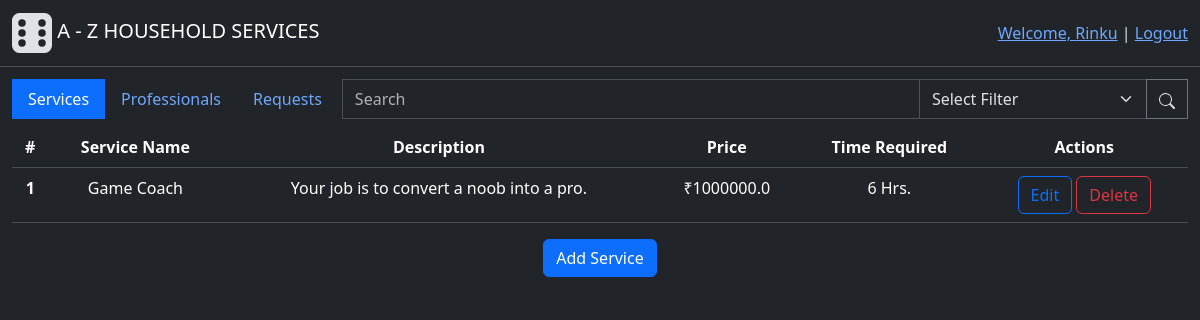
The app's page /admin (signed in), older data.
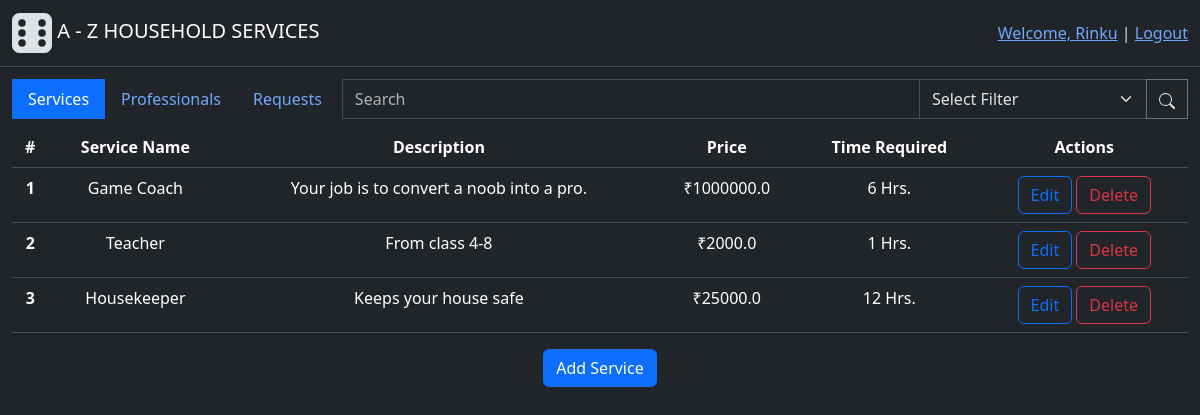
The same page, newer data.
### backend/modals.py (models this page shows)
class User(db.Model, UserMixin):
    id = db.Column(db.Integer(), primary_key=True)
    email = db.Column(db.String(60), unique=True, nullable=False)
    password = db.Column(db.String(), nullable=False)
    role = db.Column(db.Integer(), nullable=False, default=1) # 0-Admin, 1-Customer, 2-Professional
    name = db.Column(db.String(30), nullable=False)
    address = db.Column(db.String(100), nullable=False)
    pincode = db.Column(db.Integer(), nullable=False)
    service_requests = db.relationship("ServiceRequest", cascade="all, delete", backref="customer", lazy=True) # For accessing all the service requests created by a user(customer)
    professional_info = db.relationship("Professional", cascade="all, delete", backref="user", uselist=False) # one to one relation for accessing futher professional info
    def capitalised_name(self):
        return self.name.title()

class Service(db.Model):
    id = db.Column(db.Integer(), primary_key=True)
    name = db.Column(db.String(30),unique=True, nullable=False)
    desc = db.Column(db.String(500), nullable=False)
    time_required = db.Column(db.Integer(), nullable=False) # Time required (in Hrs)
    price = db.Column(db.Float(), nullable=False)
    service_requests = db.relationship("ServiceRequest", cascade="all, delete", backref="services", lazy=True) # For accessing all the service requests having common service
    def capitalised_name(self):
        return self.name.title()

### backend/controllers.py (the view)
@app.route("/admin")
@login_required
def admin_page():
    services = Service.query.all()
    return render_template("admin_dashboard.html", services=services)

### app.py (called while the page is built)
def setup_app(): #Initializations
    app = Flask(__name__)
    app.config["SQLALCHEMY_DATABASE_URI"] = "sqlite:///household_services.sqlite3" # Database file name
    app.config["SECRET_KEY"] = "123456"
    db.init_app(app) # Connecting database to flask app
    app.app_context().push() #Direct access to other modules
    login_manager = LoginManager(app) # For manageing user sessions
    login_manager.login_view = "login_page" # Redirect to "login_page" route funtion if some try to access restricted route
    login_manager.login_message_category = "info"
    @login_manager.user_loader
    def load_user(user_id):
        return User.query.get(int(user_id))
    app.debug=True

### templates/admin_dashboard.html (shortened to what this page needs)
{% extends "base.html" %}
{% block content %}
    <div class="main">
        <div class="row">
            <div class="input-group">
                    <ul class="nav nav-pills" id="pills-tab" role="tablist">
                        <li class="nav-item" role="presentation">
                        <button style="border-radius: 0;" class="nav-link active" id="pills-home-tab" data-bs-toggle="pill" data-bs-target="#pills-home" type="button" role="tab" aria-controls="pills-home" aria-selected="true">Services</button>
                        </li>
                        <li class="nav-item" role="presentation">
                        <button style="border-radius: 0;" class="nav-link" id="pills-profile-tab" data-bs-toggle="pill" data-bs-target="#pills-profile" type="button" role="tab" aria-controls="pills-profile" aria-selected="false">Professionals</button>
                        </li>
                        <li class="nav-item" role="presentation">
                        <button style="border-radius: 0;" class="nav-link" id="pills-contact-tab" data-bs-toggle="pill" data-bs-target="#pills-contact" type="button" role="tab" aria-controls="pills-contact" aria-selected="false">Requests</button>
                        </li>
                    </ul>
                    <input style="width: 400px;" type="text" class="form-control ms-1" placeholder="Search">
                    <select class="form-select" aria-label="Default select example">
                        <option selected>Select Filter</option>
                      </select>
                    <button style="border-radius: 0;" class="btn btn-outline-secondary" type="button" id="button-addon2">
                        <img  src="/static/image/icons/search.svg">
                    </button>
            </div>
        </div>
        <div class="tab-content" id="pills-tabContent">
            <div class="tab-pane fade show active" id="pills-home" role="tabpanel" aria-labelledby="pills-home-tab" tabindex="0">
                {% include "includes/services_tab.html" %}
            </div>
        </div>
    </div>
    <div style="height: 1000px;"></div>
{% endblock %}

### templates/base.html (shortened to what this page needs)
<!doctype html>
<html lang="en" data-bs-theme="dark">
  <head>
    <link href="https://cdn.jsdelivr.net/npm/bootstrap@5.3.3/dist/css/bootstrap.min.css" rel="stylesheet">
    <link href="/static/styles/login-style.css" rel="stylesheet">
    <link href="/static/styles/general.css" rel="stylesheet">
  </head>
  <body>
    <div class="header">
        <nav class="navbar bg-dark border-bottom border-body" data-bs-theme="dark"">
            <div class="container-fluid">
                <a class="navbar-brand" href="{{ url_for('home_page')}}">
                    <img src="/static/image/icons/logo.svg">
                    A - Z HOUSEHOLD SERVICES
                </a>
                {% if current_user.is_authenticated %}
                  <div>
                    <a class="active" aria-current="page" href="{{ url_for('login_page') }}">Welcome, {{ current_user.capitalised_name() }}</a>
                    |
                    <a class="active" aria-current="page" href="{{ url_for('logout') }}">Logout</a>
                  </div>
                {% else %}
                  <div>
                    <a class="active" aria-current="page" href="{{ url_for('login_page') }}">Login</a>
                    |
                    <a class="active" aria-current="page" href="{{ url_for('professional_signup_page') }}">Register As Professional</a>
                  </div>
                {% endif %}
            </div>
        </nav>
    </div>
    {% block content %}
    {% endblock %}
  </body>
</html>

### templates/includes/services_tab.html
<table class="table mt-2">
    <thead>
      <tr>
        <th scope="col">#</th>
        <th scope="col">Service Name</th>
        <th scope="col">Description</th>
        <th scope="col">Price</th>
        <th scope="col">Time Required</th>
        <th scope="col">Actions</th>
      </tr>
    </thead>
    <tbody>
        {% for service in services %}
            <tr>
                <th scope="row">{{service.id}}</th>
                <td>{{service.capitalised_name()}}</td>
                <td>{{service.desc}}</td>
                <td>&#8377;{{service.price}}</td>
                <td>{{service.time_required}} Hrs.</td>
                <td>
                    <a href="{{ url_for('add_service') }}"><button class="btn btn-outline-primary">Edit</button></a>
                    <button class="btn btn-outline-danger">Delete</button>
                </td>
            </tr>
        {% endfor %}
    </tbody>
</table>
<a href="{{ url_for('add_service') }}"><button class="btn btn-primary">Add Service</button></a>

### static/styles/general.css (style rules this page uses)
.main { margin: 1%; text-align: center; }

Row changes from the older to the newer data that the page shows:
added Service: id "2", capitalised_name "Teacher", desc "From class 4-8", price "2000.0", time_required "1"
added Service: id "3", capitalised_name "Housekeeper", desc "Keeps your house safe", price "25000.0", time_required "12"
